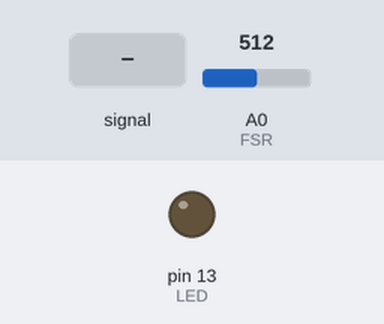
A sketch run on a simulated Arduino Uno, built with avr-gcc and run on an emulated ATmega328P. On the bench: output pins drawn as LEDs (lit = HIGH). Inputs (shaded band) come from the test bench; at power-on: A0 (FSR) = 512.

Above: at 1.2 s.
1.3 s: A0 (FSR) fed a 200 Hz sine of ±81 counts around its level
At 1.9 s:
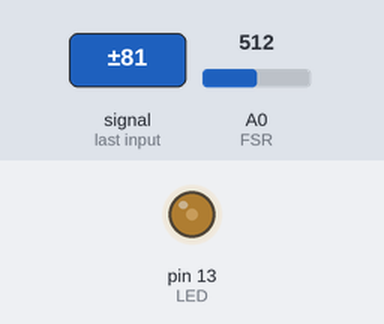
2.8 s: A0 (FSR) set to 306
At 3.5 s:
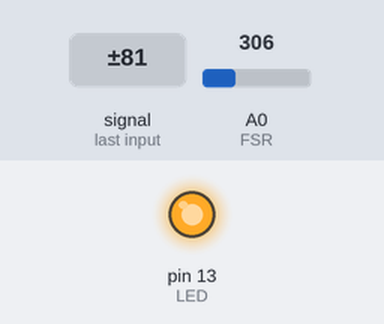
4.3 s: A0 (FSR) fed a 50 Hz sine of ±306 counts around its level
At 5.2 s:
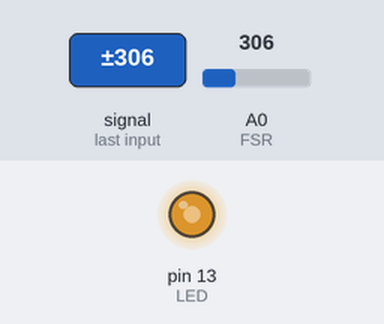
5.8 s: A0 (FSR) set to 122
At 6.6 s:
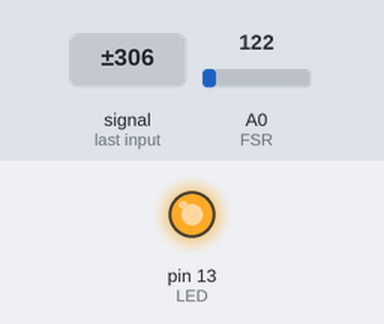
7.3 s: A0 (FSR) set to 460
8.8 s: A0 (FSR) set to 488
At 9.3 s:
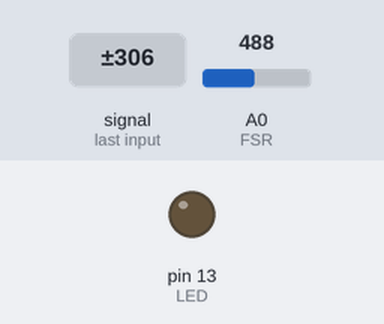
Timing chart, 0 to 11.3 s (numbered marks = the images above; inputs shaded):
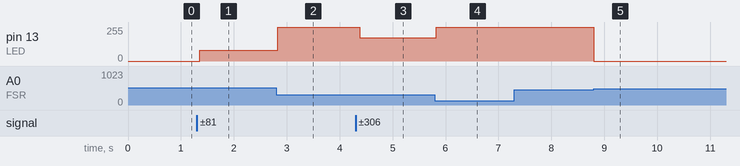

Measured:
- the behaviour switches between 470 and 471 on A0 (FSR) (found by bisection; images 4 and 5)
- after the input at 1.3 s, pin 13 (LED): 0/255 → 81/255 after 0.05 s
- after the input at 2.8 s, pin 13 (LED): 81/255 → 255/255 at once
- after the input at 4.3 s, pin 13 (LED): 255/255 → 174/255 after 0.08 s
- after the input at 5.8 s, pin 13 (LED): 174/255 → 255/255 at once
- after the input at 7.3 s, every drawn part: stays the same
- after the input at 8.8 s, pin 13 (LED): 255/255 → 0/255 at once

The sketch:

FSR_Single.ino
```cpp
// Test 3 FSRs in parallel and getting their input in analog in

#define VERSION 1
#define LED 13
#define FSR A0
#define AVERAGE 8
#define THRESHOLD 0.92

int samples[AVERAGE];
int avgIndex = 0;
int i = 0, value = 0, avgValue = 0, threshold = 0, total = 0;

void initValues() {
  for(i = 0; i < AVERAGE; i++) {
    samples[i] = 0;
  }
}

void setup() {
  Serial.begin(9600);

  initValues();

  pinMode(LED, OUTPUT);
  digitalWrite(LED, LOW);

  pinMode(FSR, INPUT);

  // Calculating threshold
  total = 0;
  for(i = 0; i < AVERAGE; i++) {
    value = analogRead(FSR);
    samples[i] = value;
    total += samples[i];
  }
  threshold = (total / AVERAGE) * THRESHOLD;
}

void loop() {
  // Read analog and store samples
  value = analogRead(FSR);
  samples[avgIndex++] = value;
  if(avgIndex >= AVERAGE) avgIndex = 0;

  // Debugging
  // Serial.print(value);Serial.print(" ");Serial.println(threshold);

  // Averaging over samples
  total = 0;
  for(i = 0; i < AVERAGE; i++)
    total += samples[i];
  avgValue = total / AVERAGE;

  // Update LED
  bool state = avgValue < threshold;
  digitalWrite(LED, state ? HIGH : LOW);
}
```
